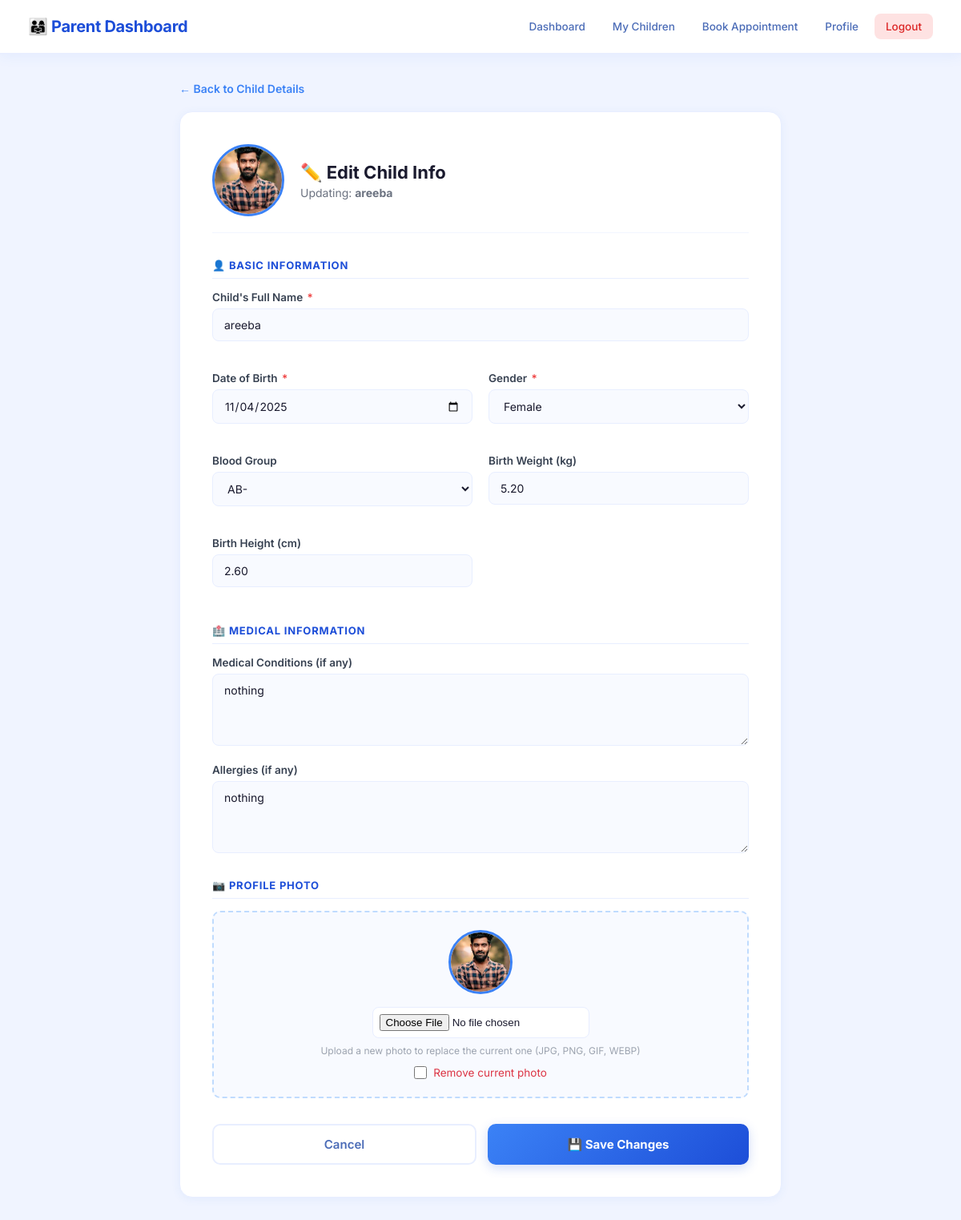
Page /parent/edit_child.php?id=4 (signed in) on the earlier database version.
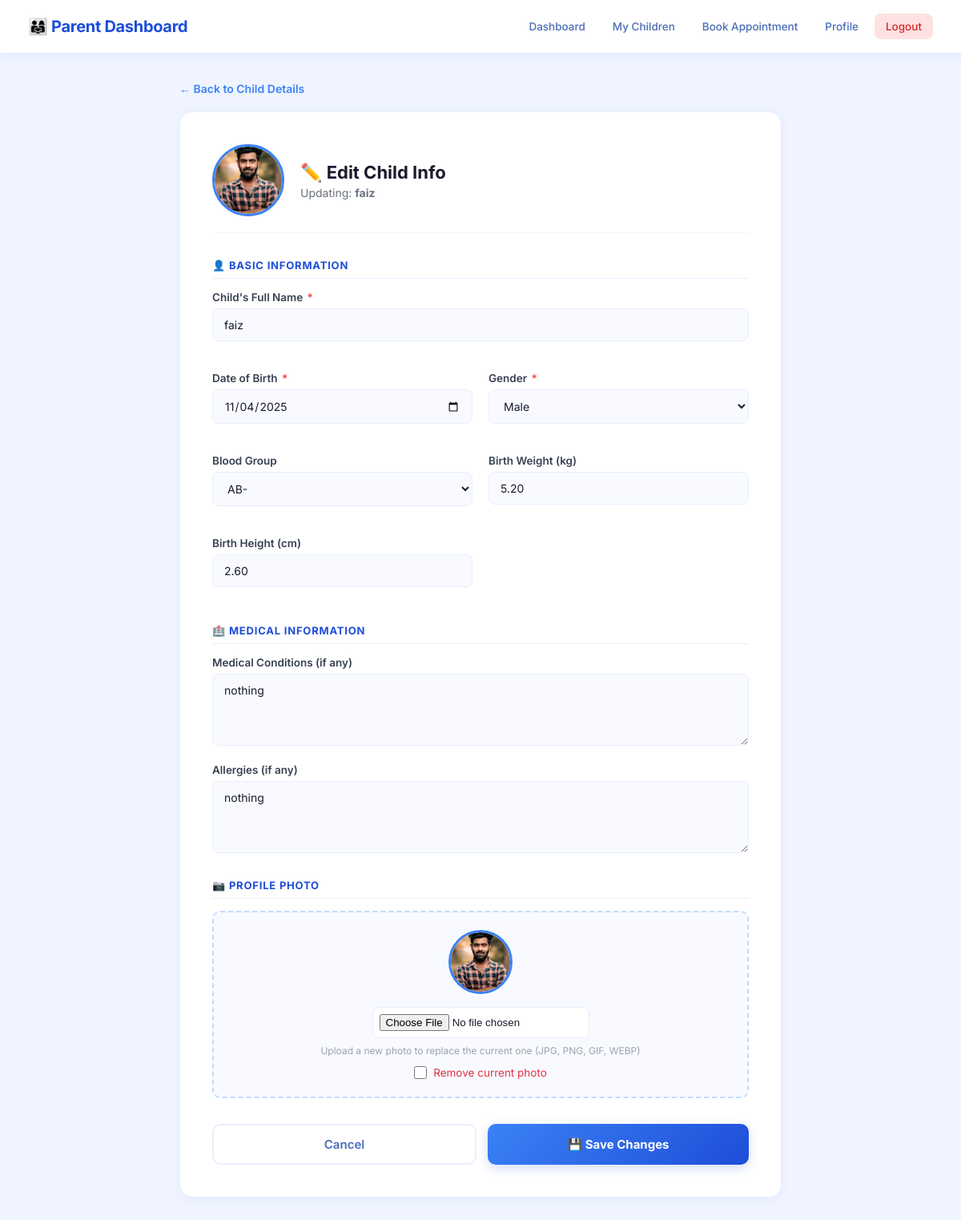
Same page on the later database version.
### tables this page shows
CREATE TABLE `children` (
  `child_id` int(11) NOT NULL,
  `parent_id` int(11) NOT NULL,
  `full_name` varchar(100) NOT NULL,
  `date_of_birth` date NOT NULL,
  `gender` enum('Male','Female','Other') NOT NULL,
  `blood_group` varchar(5) DEFAULT NULL,
  `birth_weight` decimal(5,2) DEFAULT NULL,
  `birth_height` decimal(5,2) DEFAULT NULL,
  `medical_conditions` text DEFAULT NULL,
  `allergies` text DEFAULT NULL,
  `photo_url` varchar(255) DEFAULT NULL,
  `is_active` tinyint(1) DEFAULT 1,
  `created_at` timestamp NOT NULL DEFAULT current_timestamp(),
  `updated_at` timestamp NOT NULL DEFAULT current_timestamp() ON UPDATE current_timestamp()
);

### parent/edit_child.php (the view, shortened to what the changed rows need)
<?php
include("../dbconnection.php");
$user_id = $_SESSION["user_id"];
$child_id = isset($_GET['id']) ? intval($_GET['id']) : 0;
$query_parent = "SELECT * FROM parents WHERE user_id = '$user_id'";
$result_parent = mysqli_query($connection, $query_parent);
$parent_data = mysqli_fetch_assoc($result_parent);
$parent_id = $parent_data['parent_id'];
$query_child = "SELECT * FROM children WHERE child_id = '$child_id' AND parent_id = '$parent_id'";
$result_child = mysqli_query($connection, $query_child);
$child = mysqli_fetch_assoc($result_child);
?>
<!DOCTYPE html>
<html lang="en">
<head>
</head>
<body>
<div class="navbar">
    <h2>👨‍👩‍👧 Parent Dashboard</h2>
</div>
<div class="container">
    <div class="card">
        <div class="card-header">
            <?php if(!empty($child['photo_url'])): ?>
                <img src="../<?php echo htmlspecialchars($child['photo_url']); ?>" class="current-photo" alt="Photo">
            <?php else: ?>
                <div class="current-photo-placeholder">👶</div>
            <?php endif; ?>
            <div class="card-header-info">
                <h2>✏️ Edit Child Info</h2>
                <p>Updating: <strong><?php echo htmlspecialchars($child['full_name']); ?></strong></p>
            </div>
        </div>
        <form action="edit_child.php?id=<?php echo $child_id; ?>" method="post" enctype="multipart/form-data">
            <div class="form-row">
                <div class="form-group full">
                    <label>Child's Full Name <span class="req">*</span></label>
                    <input type="text" name="full_name" value="<?php echo htmlspecialchars($child['full_name']); ?>" required>
                </div>
                <div class="form-group">
                    <label>Date of Birth <span class="req">*</span></label>
                    <input type="date" name="date_of_birth"
                           value="<?php echo $child['date_of_birth']; ?>"
                           max="<?php echo date('Y-m-d'); ?>" required>
                </div>
                <div class="form-group">
                    <label>Gender <span class="req">*</span></label>
                    <select name="gender" required>
                        <option value="Male"   <?php echo $child['gender'] == 'Male'   ? 'selected' : ''; ?>>Male</option>
                        <option value="Female" <?php echo $child['gender'] == 'Female' ? 'selected' : ''; ?>>Female</option>
                    </select>
                </div>
                <div class="form-group">
                    <label>Blood Group</label>
                    <select name="blood_group">
                        <?php foreach(['A+','A-','B+','B-','AB+','AB-','O+','O-'] as $bg): ?>
                        <option value="<?php echo $bg; ?>" <?php echo $child['blood_group'] == $bg ? 'selected' : ''; ?>><?php echo $bg; ?></option>
                        <?php endforeach; ?>
                    </select>
                </div>
                <div class="form-group">
                    <label>Birth Weight (kg)</label>
                    <input type="number" name="birth_weight" step="0.01" min="0" max="20"
                           placeholder="e.g., 3.2"
                           value="<?php echo htmlspecialchars($child['birth_weight'] ?? ''); ?>">
                </div>
                <div class="form-group">
                    <label>Birth Height (cm)</label>
                    <input type="number" name="birth_height" step="0.01" min="0" max="100"
                           placeholder="e.g., 50"
                           value="<?php echo htmlspecialchars($child['birth_height'] ?? ''); ?>">
                </div>
            </div>
            <div class="form-group">
                <label>Medical Conditions (if any)</label>
                <textarea name="medical_conditions" placeholder="Enter any medical conditions or leave blank"><?php echo htmlspecialchars($child['medical_conditions'] ?? ''); ?></textarea>
            </div>
            <div class="form-group">
                <label>Allergies (if any)</label>
                <textarea name="allergies" placeholder="Enter any allergies or leave blank"><?php echo htmlspecialchars($child['allergies'] ?? ''); ?></textarea>
            </div>
            <div class="photo-section">
                <?php if(!empty($child['photo_url'])): ?>
                    <img src="../<?php echo htmlspecialchars($child['photo_url']); ?>"
                         style="width:80px;height:80px;border-radius:50%;object-fit:cover;margin-bottom:12px;border:3px solid #3b82f6;" alt="Current Photo">
                    <br>
                <?php endif; ?>
                <input type="file" name="photo" accept="image/*">
                <p>Upload a new photo to replace the current one (JPG, PNG, GIF, WEBP)</p>
                <?php if(!empty($child['photo_url'])): ?>
                <div class="remove-photo-row" style="justify-content:center;">
                    <input type="checkbox" name="remove_photo" id="remove_photo">
                    <label for="remove_photo" style="font-weight:normal;margin:0;color:#dc3545;cursor:pointer;">Remove current photo</label>
                </div>
                <?php endif; ?>
            </div>
        </form>
    </div>
</div>
</body>
</html>

Differences in the rows shown:
changed children "AB-": full_name "areeba" → "faiz"; gender "Female" → "Male"
